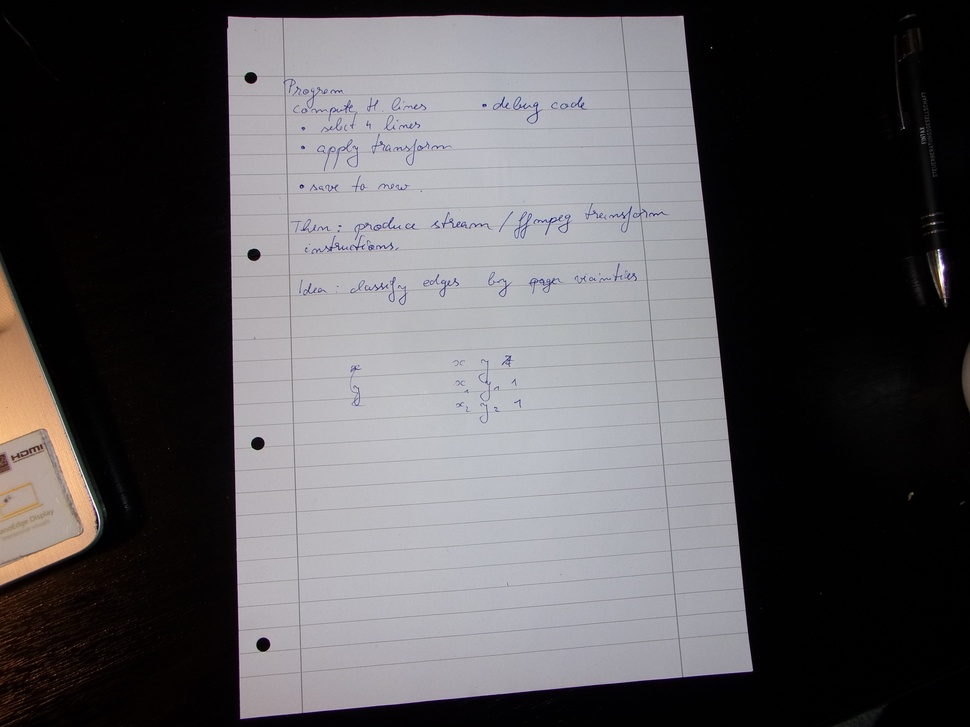
//> input picture example.jpg, 970 x 727 px, shrunk from 4608 x 3456 before the run
$ ./main ../example.jpg   (built with g++ and OpenCV 4)
//> lines starting //> are read from the running program, lines starting //| are printed output that depends on the picture; after the words box and inside, x2 and y2 are one past the last pixel; in counts of white or black regions, pixels touching at a corner belong together
//> further down, src is the input picture: 727 rows x 970 cols, CV_8UC3; mean B, G, R 89.8, 87.1, 89
### src/line_detection.h
#ifndef LINE_DETECTION_H_INCLUDED
#define LINE_DETECTION_H_INCLUDED

#include <vector>
#include <opencv2/opencv.hpp>

std::vector<cv::Point3f> detectLines(cv::Mat image);

#endif // LINE_DETECTION_H_INCLUDED

### src/line_detection.cpp
#include "line_detection.h"

#include <vector>
#include <opencv2/opencv.hpp>

#include <iostream>

using std::vector;
using cv::Point3f;
using cv::Mat;

namespace
{
    const double LOW_THRESHOLD = 20;
    const double HIGH_THRESHOLD = 60;
    const double HOUGH_RHO = 2;
    const double HOUGH_THETA = M_PI/90;
    const int HOUGH_THRESHOLD = 200;

    template<typename T>
    Point3f houghLineToHomogenousLine(T&& hough_line)
    {
	return Point3f(cos(hough_line.y), sin(hough_line.y), -hough_line.x);
    }

}

vector<Point3f> detectLines(Mat src)
{
    Mat src_gray;
    cv::cvtColor(src, src_gray, cv::COLOR_BGR2GRAY);

    Mat edges;
    cv::Canny(src_gray, edges, LOW_THRESHOLD, HIGH_THRESHOLD);
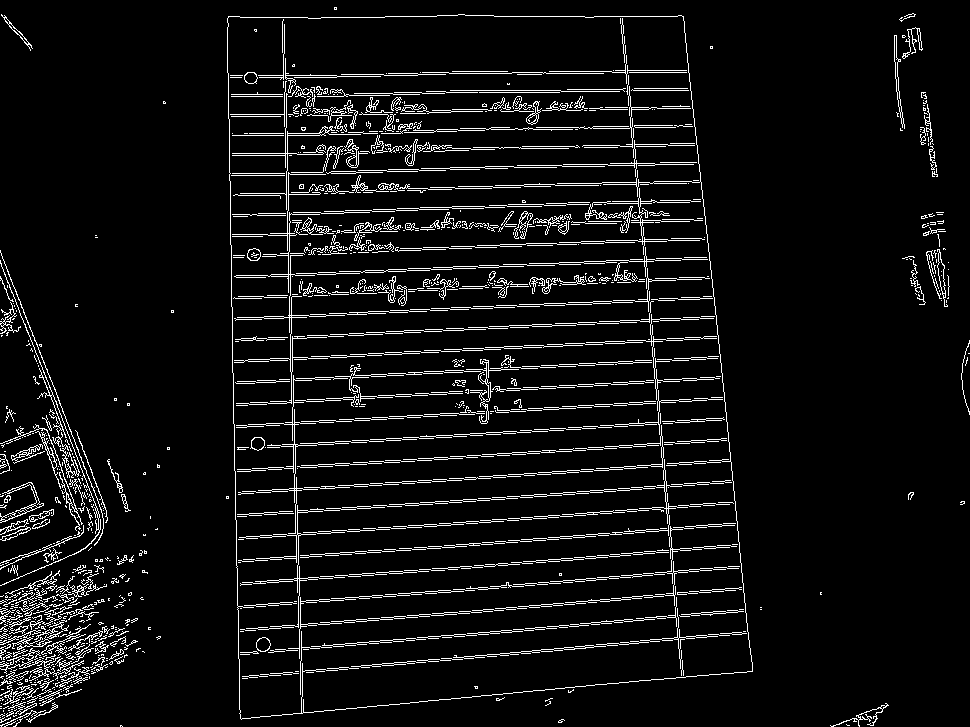
//> edges: 727 rows x 970 cols, CV_8UC1; 6.3% white in thin lines or dots

    vector<cv::Point2f> hough_result;
    cv::HoughLines(edges, hough_result, HOUGH_RHO, HOUGH_THETA, HOUGH_THRESHOLD);
//> hough_result = 422 Points (x, y), first 12: [-678, 3.04], [-278, 3.11], [530, 1.5], [510, 1.5], [554, 1.5], [488, 1.5], [598, 1.5], [576, 1.5], [466, 1.5], [284, 1.54], [224, 1.54], [264, 1.54]

    vector<cv::Point3f> result(hough_result.size());
    std::transform(hough_result.begin(), hough_result.end(), result.begin(), [] (const cv::Point2f& p) {return houghLineToHomogenousLine(p);});
//> result = 422 Point3s, first 12: [-0.99, 0.1, 678], [-1, 0.03, 278], [0.07, 1, -530], [0.07, 1, -510], [0.07, 1, -554], [0.07, 1, -488], [0.07, 1, -598], [0.07, 1, -576], [0.07, 1, -466], [0.03, 1, -284], [0.03, 1, -224], [0.03, 1, -264]
    return result;
}

### src/main.cpp
#include <stdio.h>
#include <vector>
#include <tuple>
#include <iostream>

#include <opencv2/opencv.hpp>
#include <opencv2/highgui/highgui.hpp>

#include "line_detection.h"

using cv::Mat;
using cv::Point2f;
using cv::Point3d;
using cv::Point3f;

using std::cout;
using std::endl;
using std::pair;
using std::vector;

bool isInBounds(float x, float max){ return x >= 0 && x <=max; }


void drawLine(cv::Point3f homogenousLine, cv::Mat img)
{
    auto size = img.size();
    float leftYIntercept = -1;
    float rightYIntercept = -1;
    float topXIntercept = -1;
    float bottomXIntercept = -1;
    if (homogenousLine.y != 0)
    {
	leftYIntercept = -homogenousLine.z/homogenousLine.y;
	rightYIntercept = -(homogenousLine.x*size.width + homogenousLine.z)/homogenousLine.y;
    }

    if (homogenousLine.x != 0)
    {
	topXIntercept = -homogenousLine.z/homogenousLine.x;
	bottomXIntercept = -(homogenousLine.y*size.height + homogenousLine.z)/homogenousLine.x;
    }

    vector<Point2f> ends;
    int i = 0;
    while (i < 4 && ends.size() < 2)
    {
	switch(i){
	    case 0:
		if (isInBounds(leftYIntercept, size.height))
		    ends.push_back(Point2f(0, leftYIntercept));
		break;
	    case 1:
		if (isInBounds(rightYIntercept, size.height))
		    ends.push_back(Point2f(size.width, rightYIntercept));
		break;
	    case 2:
		if (isInBounds(topXIntercept, size.width))
		    ends.push_back(Point2f(topXIntercept, 0));
		break;
	    case 3:
		if (isInBounds(bottomXIntercept, size.width))
		    ends.push_back(Point2f(bottomXIntercept, size.height));
		break;
	}
	i++;
    }
    if (ends.size() != 2)
    {
	std::cerr << "Request to draw line that is not in the image" << std::endl;
	return;
    }

    cv::line(img, ends[0], ends[1], cv::Scalar(0, 255, 0));
}

/**
 * Returns a matrix that maps the points pointsToMap to corresponding pointImages
 * The points use homogenous representation. That is, if it is to represent the point (x, y)
 * in an image, the point should be (alpha*x, alpha*y, alpha)
 */
// [20 lines left out: function findHomographyFromPointCorespondences, not called in this run]

/**
 * Returns a matrix that maps the lines linesToMap to corresponding lineImages
 * Lines are represented as triplets (Point3d objects), Given a triplet l,
 * it has the usual meaning that l.t() * p = 0 for the (homogenously represented)
 * points on the line.
 */
// [6 lines left out: function findHomographyFromLineCorrespondences, not called in this run]

const double A4Height = 141*4;
const double A4Width = 100*4;

struct DocumentEdges
{
    Point3d top;
    Point3d bottom;
    Point3d left;
    Point3d right;

    // [4 lines left out: function toVector, not called in this run]
};

std::ostream &operator<<(std::ostream &out, const DocumentEdges &edges)
{
    return out << "Top: " << edges.top << endl
               << "Bottom: " << edges.bottom << endl
               << "Left: " << edges.left << endl
               << "Right: " << edges.right << endl << "---------------" << endl;
}

const DocumentEdges A4Edges{Point3d(0, 1, 0), Point3d(0, -1, A4Height), Point3d(1, 0, 0), Point3d(-1, 0, A4Width)};

DocumentEdges inputEdges;
pair<Point2f, Point2f> top_corners;
pair<Point2f, Point2f> bottom_corners;
pair<Point2f, Point2f> left_corners;
pair<Point2f, Point2f> right_corners;

pair<Point2f, Point2f> *const corner_pairs[] = {&top_corners, &left_corners, &bottom_corners, &right_corners};
pair<Point2f, Point2f> *const *current_corner_pair = &corner_pairs[0];

void Repaint()
{
}

// [53 lines left out: functions ComputeLine, ComputeEdges, CallBackFunc, not called in this run]


int main(int argc, char **argv)
{
    if (argc != 2)
    {
        printf("usage: %s <Image_Path>\n", argv[0]);
        return -1;
    }
    const char *window_name = "source image";

    Mat src;
    src = cv::imread(argv[1], 1);

    if (!src.data)
    {
        printf("No src data \n");
        return -1;
    }

    auto lines = detectLines(src);
//> lines has the same summary as result in detectLines

    int i = 0;
    for (auto line : lines)
    {
	    drawLine(line, src);
    }
//> this loop made 422 passes
//> (line, leftYIntercept in drawLine, rightYIntercept in drawLine, topXIntercept in drawLine, bottomXIntercept in drawLine) on passes 1 to 3: (Point3(-0.995, 0.105, 678), -6486.3, 2742.7, 681.7, 758.1), (Point3(-0.999, 0.0349, 278), -7965.7, 19811.5, 278.2, 303.6), (Point3(0.0698, 0.998, -530), 531.3, 463.5, 7597.9, -2798.7)
//> pass 1, `drawLine(line, src);`:
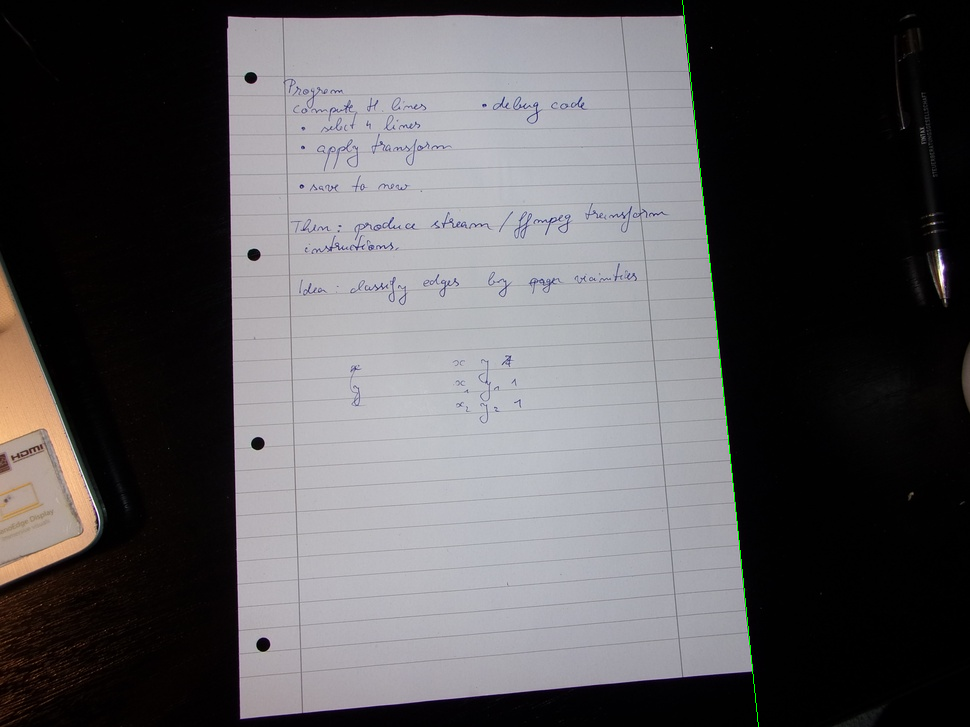
//> src: 727 rows x 970 cols, CV_8UC3; 0.1% of pixels changed, all inside (x1, y1, x2, y2) = (682, 0, 759, 727)
//> pass 2, `drawLine(line, src);`:
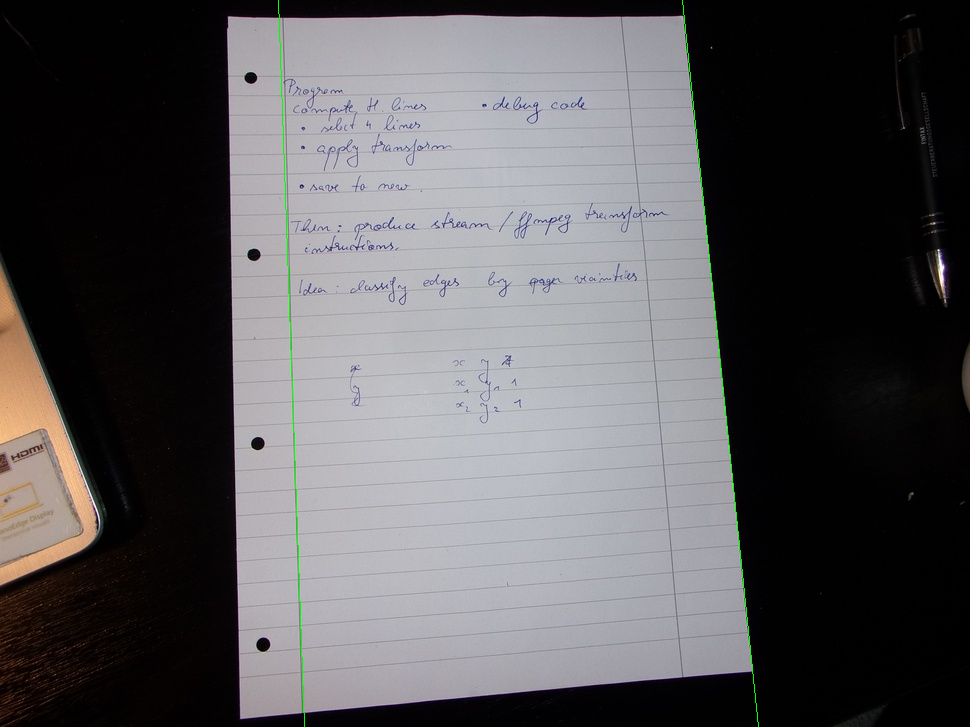
//> src: 727 rows x 970 cols, CV_8UC3; 0.1% of pixels changed, all inside (x1, y1, x2, y2) = (278, 0, 305, 727)
//> pass 3, `drawLine(line, src);`:
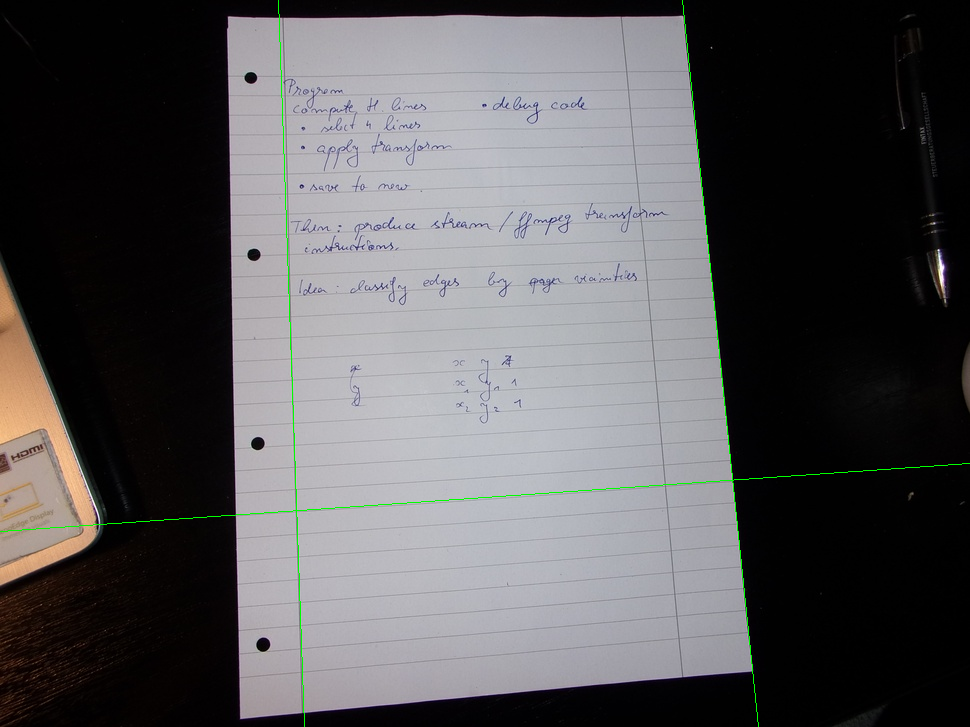
//> src: 727 rows x 970 cols, CV_8UC3; 0.14% of pixels changed, all inside (x1, y1, x2, y2) = (0, 463, 970, 532)
//> after the loop:
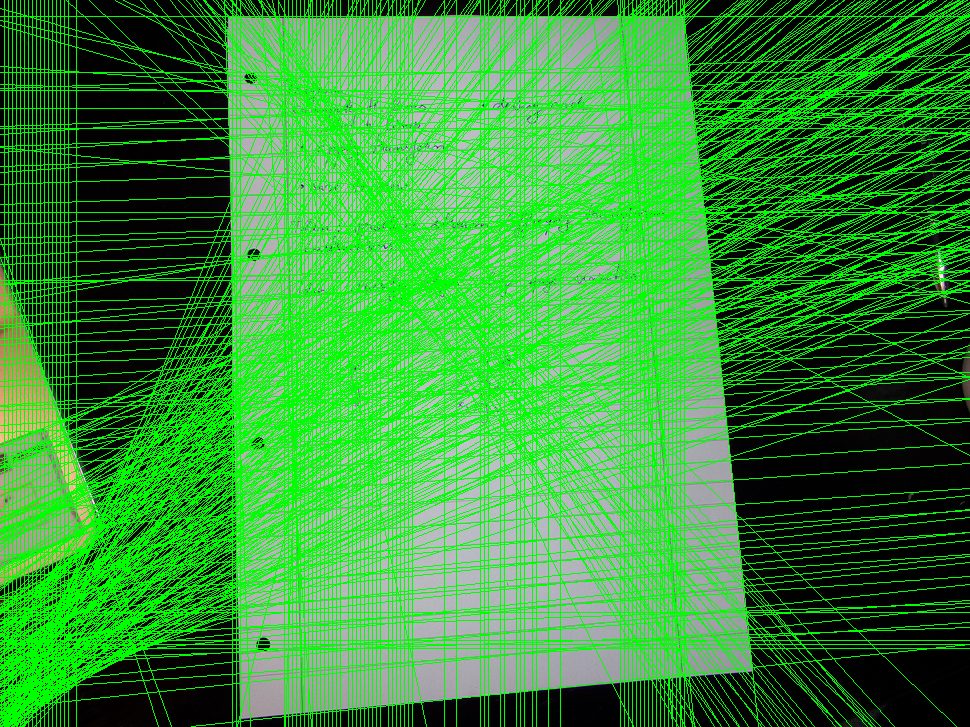
//> src: 727 rows x 970 cols, CV_8UC3; mean B, G, R 49.4, 142.2, 48.9

    cv::namedWindow("result", cv::WINDOW_AUTOSIZE);
    cv::namedWindow(window_name, cv::WINDOW_AUTOSIZE);
    cv::imshow(window_name, src);
    cv::waitKey(0);

    return 0;
}
